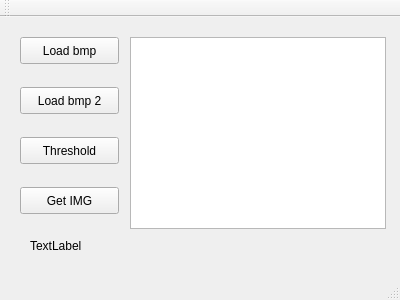
<?xml version="1.0" encoding="UTF-8"?>
<ui version="4.0">
 <class>MainWindow</class>
 <widget class="QMainWindow" name="MainWindow">
  <property name="geometry">
   <rect>
    <x>0</x>
    <y>0</y>
    <width>400</width>
    <height>300</height>
   </rect>
  </property>
  <property name="windowTitle">
   <string>MainWindow</string>
  </property>
  <widget class="QWidget" name="centralWidget">
   <widget class="QPushButton" name="btn_loadimg">
    <property name="geometry">
     <rect>
      <x>20</x>
      <y>20</y>
      <width>99</width>
      <height>27</height>
     </rect>
    </property>
    <property name="text">
     <string>Load bmp</string>
    </property>
   </widget>
   <widget class="QPushButton" name="btn_loadimg_dialog">
    <property name="geometry">
     <rect>
      <x>20</x>
      <y>70</y>
      <width>99</width>
      <height>27</height>
     </rect>
    </property>
    <property name="text">
     <string>Load bmp 2</string>
    </property>
   </widget>
   <widget class="QPushButton" name="btn_threshold">
    <property name="geometry">
     <rect>
      <x>20</x>
      <y>120</y>
      <width>99</width>
      <height>27</height>
     </rect>
    </property>
    <property name="text">
     <string>Threshold</string>
    </property>
   </widget>
   <widget class="QGraphicsView" name="graphicsView">
    <property name="geometry">
     <rect>
      <x>130</x>
      <y>20</y>
      <width>256</width>
      <height>192</height>
     </rect>
    </property>
   </widget>
   <widget class="QPushButton" name="btn_getbitmap">
    <property name="geometry">
     <rect>
      <x>20</x>
      <y>170</y>
      <width>99</width>
      <height>27</height>
     </rect>
    </property>
    <property name="text">
     <string>Get IMG</string>
    </property>
   </widget>
   <widget class="QLabel" name="label">
    <property name="geometry">
     <rect>
      <x>30</x>
      <y>220</y>
      <width>361</width>
      <height>17</height>
     </rect>
    </property>
    <property name="text">
     <string>TextLabel</string>
    </property>
   </widget>
  </widget>
  <widget class="QMenuBar" name="menuBar">
   <property name="geometry">
    <rect>
     <x>0</x>
     <y>0</y>
     <width>400</width>
     <height>31</height>
    </rect>
   </property>
  </widget>
  <widget class="QToolBar" name="mainToolBar">
   <attribute name="toolBarArea">
    <enum>TopToolBarArea</enum>
   </attribute>
   <attribute name="toolBarBreak">
    <bool>false</bool>
   </attribute>
  </widget>
  <widget class="QStatusBar" name="statusBar"/>
 </widget>
 <layoutdefault spacing="6" margin="11"/>
 <resources/>
 <connections/>
</ui>
